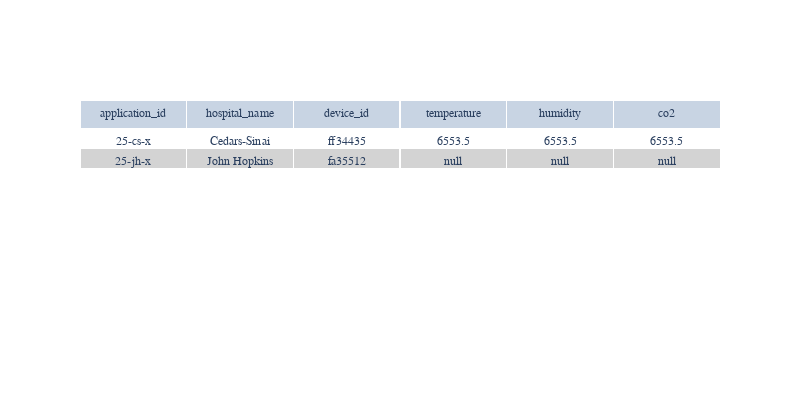

Notebook source saved alongside this figure:
### Code cell
fig = go.Figure(data=[go.Table(header=dict(values=['application_id', 'hospital_name', 'device_id', 'temperature', 'humidity', 'co2']),
                 cells=dict(values=[['25-cs-x', '25-jh-x'],
                                     ['Cedars-Sinai', 'John Hopkins'],
                                     ['ff34435', 'fa35512'],
                                     [6553.5, 'null'],
                                     [6553.5, 'null'],
                                     [6553.5, 'null']],
                                     
                            fill_color = [['white','lightgrey']*9],
                            align = 'center',))
                     ])

fig.update_layout(
    font_family="Calibri",
    title_font_family="Calibri"
)
fig.update_layout(width=800, height=400)
fig.show()

### Figure 1 — Plotly figure (JSON) as saved in the notebook; plotly's stock layout.template omitted (floating-point values rounded to 4 significant figures)
{"data": [{"cells": {"align": "center", "fill": {"color": [["white", "lightgrey", "white", "lightgrey", "white", "lightgrey", "white", "lightgrey", "white", "lightgrey", "white", "lightgrey", "white", "lightgrey", "white", "lightgrey", "white", "lightgrey"]]}, "values": [["25-cs-x", "25-jh-x"], ["Cedars-Sinai", "John Hopkins"], ["ff34435", "fa35512"], [6554.0, "null"], [6554.0, "null"], [6554.0, "null"]]}, "header": {"values": ["application_id", "hospital_name", "device_id", "temperature", "humidity", "co2"]}, "type": "table"}], "layout": {"font": {"family": "Calibri"}, "height": 400, "title": {"font": {"family": "Calibri"}}, "width": 800}}
